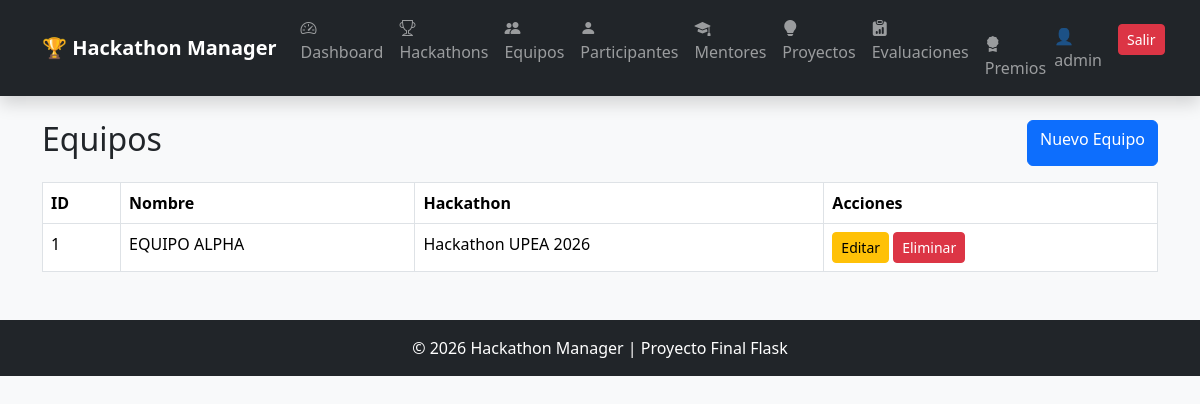
Before: /equipos (signed in) with the older database file.
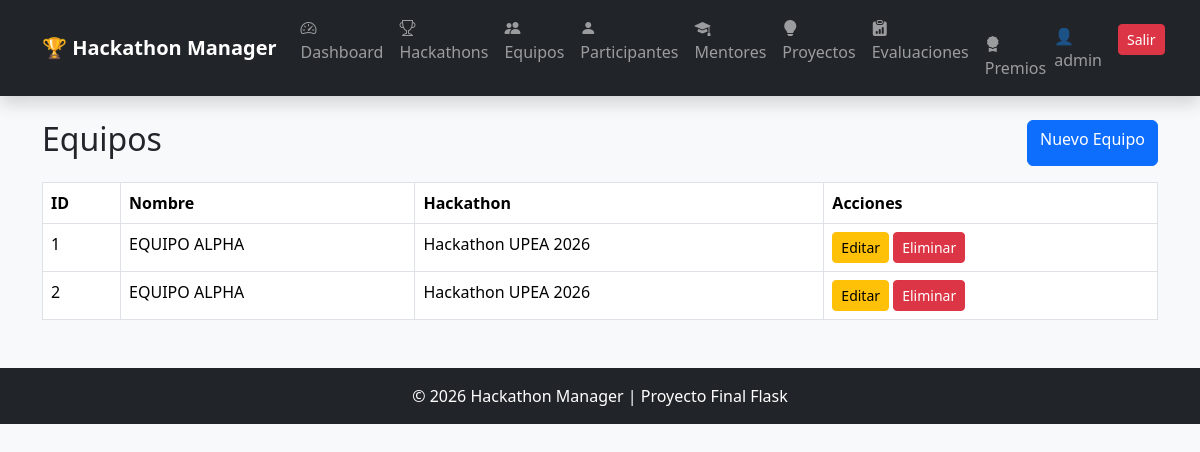
After: the same page with the newer database file.
### app/models/equipo.py (models this page shows, shortened)
class Equipo(db.Model):
    __tablename__ = "equipos"
    id = db.Column(
        db.Integer,
        primary_key=True
    )
    nombre = db.Column(
        db.String(100),
        nullable=False
    )
    descripcion = db.Column(
        db.Text,
        nullable=False
    )
    hackathon_id = db.Column(
        db.Integer,
        db.ForeignKey("hackathons.id"),
        nullable=False
    )
    participantes = db.relationship(
    "Participante",
    backref="equipo",
    lazy=True
    )
    proyectos = db.relationship(
    "Proyecto",
    backref="equipo",
    lazy=True
)

### app/models/hackathon.py (models this page shows, shortened)
class Hackathon(db.Model):
    __tablename__ = "hackathons"
    id = db.Column(
        db.Integer,
        primary_key=True
    )
    nombre = db.Column(
        db.String(100),
        nullable=False
    )
    descripcion = db.Column(
        db.Text,
        nullable=False
    )
    fecha_inicio = db.Column(
        db.Date
    )
    fecha_fin = db.Column(
        db.Date
    )
    estado = db.Column(
        db.String(30)
    )
    equipos = db.relationship(
    "Equipo",
    backref="hackathon",
    lazy=True
    )

### app/equipos/routes.py (the view)
@equipo_bp.route("/equipos")
@login_required
def listar_equipos():
    equipos = Equipo.query.all()
    return render_template(
        "equipos/listar.html",
        equipos=equipos
    )

### app/templates/equipos/listar.html
{% extends 'base.html' %}
{% block content %}
<div class="d-flex justify-content-between mb-3">
    <h2>Equipos</h2>
    <a
        href="/equipos/nuevo"
        class="btn btn-primary">
        Nuevo Equipo
    </a>
</div>
<table class="table table-bordered">
    <thead>
        <tr>
            <th>ID</th>
            <th>Nombre</th>
            <th>Hackathon</th>
            <th>Acciones</th>
        </tr>
    </thead>
    <tbody>
        {% for equipo in equipos %}
        <tr>
            <td>{{ equipo.id }}</td>
            <td>{{ equipo.nombre }}</td>
            <td>{{ equipo.hackathon.nombre }}</td>
            <td>
    <a
        href="/equipos/editar/{{ equipo.id }}"
        class="btn btn-warning btn-sm">
        Editar
    </a>
    <a
        href="/equipos/eliminar/{{ equipo.id }}"
        class="btn btn-danger btn-sm">
        Eliminar
    </a>
</td>
        </tr>
        {% endfor %}
    </tbody>
</table>
{% endblock %}

Changed rows visible on the page:
added Equipo: id "2", nombre "EQUIPO ALPHA", hackathon.nombre "Hackathon UPEA 2026"
